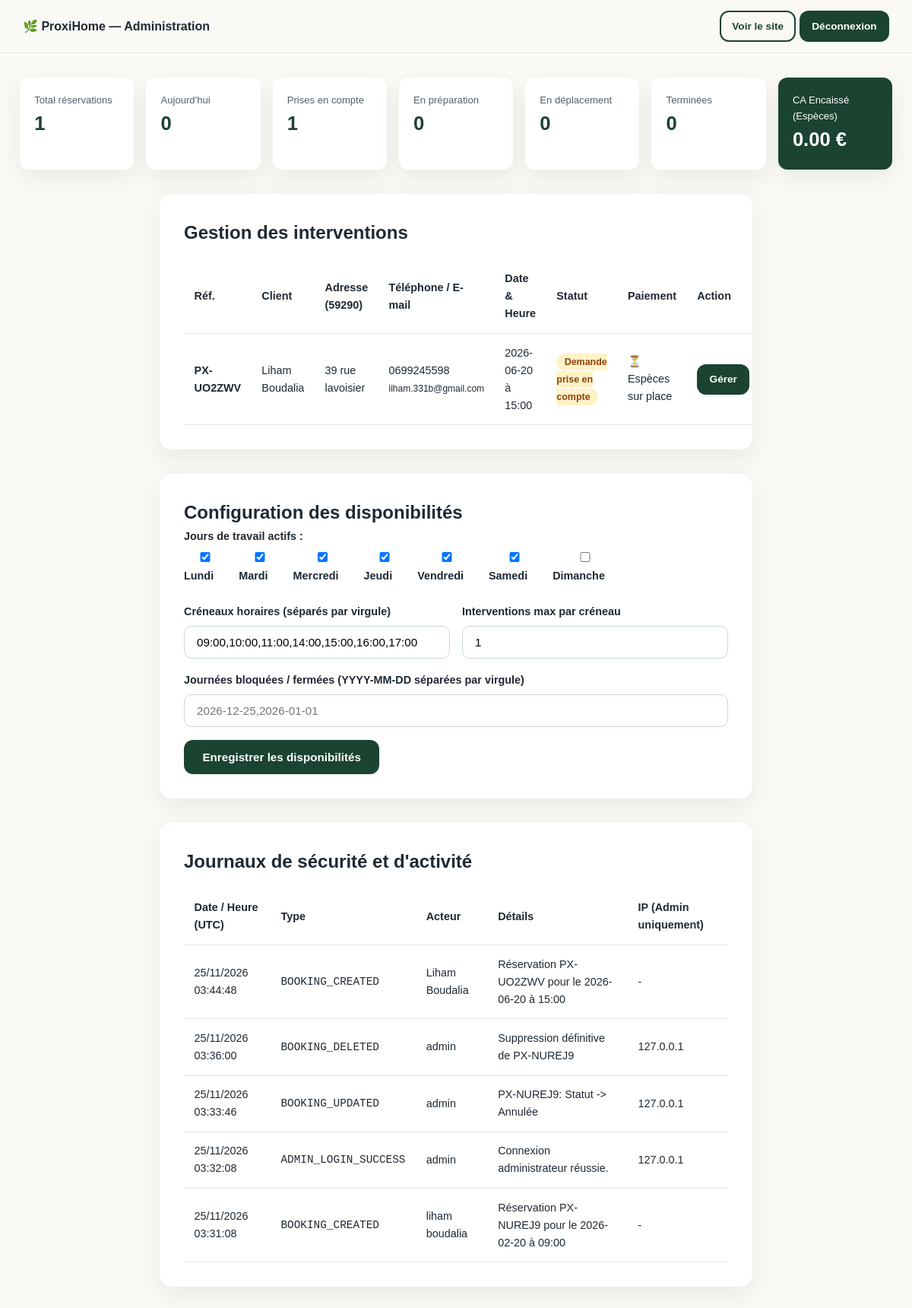
/admin/ (signed in), run on the app's committed database.
### app/models.py (models this page shows)
class Booking(db.Model):
    __tablename__ = 'bookings'
    id = db.Column(db.Integer, primary_key=True)
    reference = db.Column(db.String(20), unique=True, nullable=False, index=True)
    last_name = db.Column(db.String(100), nullable=False)
    first_name = db.Column(db.String(100), nullable=False)
    address = db.Column(db.String(255), nullable=False)
    postal_code = db.Column(db.String(10), nullable=False, default='59290')
    city = db.Column(db.String(50), nullable=False, default='Wasquehal')
    email = db.Column(db.String(120), nullable=False)
    phone = db.Column(db.String(20), nullable=False)
    booking_date = db.Column(db.String(10), nullable=False)  # YYYY-MM-DD
    booking_time = db.Column(db.String(5), nullable=False)   # HH:MM
    status = db.Column(db.Integer, default=1, nullable=False)
    price = db.Column(db.Float, default=10.0, nullable=False)
    payment_method = db.Column(db.String(50), default='Espèces sur place', nullable=False)
    payment_received = db.Column(db.Boolean, default=False, nullable=False)
    internal_notes = db.Column(db.Text, default='')
    created_at = db.Column(db.DateTime, default=datetime.utcnow)
    step1_at = db.Column(db.DateTime, default=datetime.utcnow)
    step2_at = db.Column(db.DateTime, nullable=True)
    step3_at = db.Column(db.DateTime, nullable=True)
    step4_at = db.Column(db.DateTime, nullable=True)
    history = db.relationship('BookingHistory', backref='booking', lazy=True, cascade="all, delete-orphan")
    @property
    def status_label(self):
        labels = {
            0: "Annulée",
            1: "Demande prise en compte",
            2: "Préparation de l'intervention",
            3: "Équipe en déplacement",
            4: "Intervention terminée"
        }
        return labels.get(self.status, "Inconnu")

class AvailabilityConfig(db.Model):
    __tablename__ = 'availability_config'
    id = db.Column(db.Integer, primary_key=True)
    working_days = db.Column(db.String(50), default="0,1,2,3,4,5")
    time_slots = db.Column(db.String(255), default="09:00,10:00,11:00,14:00,15:00,16:00,17:00")
    max_per_slot = db.Column(db.Integer, default=1)
    blocked_dates = db.Column(db.Text, default="")  # Séparées par des virgules YYYY-MM-DD

class SecurityLog(db.Model):
    __tablename__ = 'security_logs'
    id = db.Column(db.Integer, primary_key=True)
    timestamp = db.Column(db.DateTime, default=datetime.utcnow)
    event_type = db.Column(db.String(50), nullable=False)
    actor = db.Column(db.String(64), nullable=False)
    details = db.Column(db.String(255), nullable=False)
    ip_address = db.Column(db.String(45), nullable=True)

### app/routes/admin.py (the view)
@admin_bp.route('/')
@login_required
def dashboard():
    bookings = Booking.query.order_by(Booking.created_at.desc()).all()
    today_str = date.today().strftime('%Y-%m-%d')
    stats = {
        'total': len(bookings),
        'pending': sum(1 for b in bookings if b.status == 1),
        'preparing': sum(1 for b in bookings if b.status == 2),
        'moving': sum(1 for b in bookings if b.status == 3),
        'completed': sum(1 for b in bookings if b.status == 4),
        'revenue': sum(b.price for b in bookings if b.status == 4 and b.payment_received),
        'today': sum(1 for b in bookings if b.booking_date == today_str and b.status != 0)
    }
    config = AvailabilityConfig.query.first()
    logs = SecurityLog.query.order_by(SecurityLog.timestamp.desc()).limit(30).all()
    return render_template(
        'admin/dashboard.html',
        bookings=bookings,
        stats=stats,
        config=config,
        logs=logs
    )

### app/models.py (called while the page is built)
@login_manager.user_loader
def load_user(user_id):
    return AdminUser.query.get(int(user_id))

### app/templates/admin/dashboard.html (shortened to what this page needs)
<!DOCTYPE html>
<html lang="fr">
<head>
    <link rel="stylesheet" href="{{ url_for('static', filename='css/style.css') }}">
</head>
<body class="admin-body">
    <header class="navbar">
        <div class="container nav-container">
            <strong>🌿 ProxiHome — Administration</strong>
            <div>
                <a href="{{ url_for('main.index') }}" target="_blank" class="btn btn-outline btn-sm">Voir le site</a>
                <a href="{{ url_for('admin.logout') }}" class="btn btn-primary btn-sm">Déconnexion</a>
            </div>
        </div>
    </header>
    <div class="container" style="padding: 2rem 1rem;">
        <div class="stats-grid">
            <div class="stat-card"><span>Total réservations</span><strong>{{ stats.total }}</strong></div>
            <div class="stat-card"><span>Aujourd'hui</span><strong>{{ stats.today }}</strong></div>
            <div class="stat-card"><span>Prises en compte</span><strong>{{ stats.pending }}</strong></div>
            <div class="stat-card"><span>En préparation</span><strong>{{ stats.preparing }}</strong></div>
            <div class="stat-card"><span>En déplacement</span><strong>{{ stats.moving }}</strong></div>
            <div class="stat-card"><span>Terminées</span><strong>{{ stats.completed }}</strong></div>
            <div class="stat-card highlight"><span>CA Encaissé (Espèces)</span><strong>{{ "%.2f"|format(stats.revenue) }} €</strong></div>
        </div>
        <div class="booking-card" style="margin-top: 2rem; overflow-x: auto;">
            <h2>Gestion des interventions</h2>
            <table class="admin-table">
                <thead>
                    <tr>
                        <th>Réf.</th>
                        <th>Client</th>
                        <th>Adresse (59290)</th>
                        <th>Téléphone / E-mail</th>
                        <th>Date & Heure</th>
                        <th>Statut</th>
                        <th>Paiement</th>
                        <th>Action</th>
                    </tr>
                </thead>
                <tbody>
                    {% for b in bookings %}
                    <tr>
                        <td><strong>{{ b.reference }}</strong></td>
                        <td>{{ b.first_name }} {{ b.last_name }}</td>
                        <td>{{ b.address }}</td>
                        <td>{{ b.phone }}<br><small>{{ b.email }}</small></td>
                        <td>{{ b.booking_date }} à {{ b.booking_time }}</td>
                        <td><span class="status-pill status-{{ b.status }}">{{ b.status_label }}</span></td>
                        <td>{{ '✅ 10 € Reçu' if b.payment_received else '⏳ Espèces sur place' }}</td>
                        <td>
                            <a href="{{ url_for('admin.order_detail', booking_id=b.id) }}" class="btn btn-primary btn-sm">Gérer</a>
                        </td>
                    </tr>
                    {% else %}
                    <tr><td colspan="8" class="text-center">Aucune réservation enregistrée pour le moment.</td></tr>
                    {% endfor %}
                </tbody>
            </table>
        </div>
        <div class="booking-card" style="margin-top: 2rem;">
            <h2>Configuration des disponibilités</h2>
            <form method="POST" action="{{ url_for('admin.update_availability') }}">
                <div class="form-group">
                    <label>Jours de travail actifs :</label>
                    <div class="days-checkboxes">
                        {% set active_days = config.working_days.split(',') %}
                        {% for idx, name in [('0','Lundi'),('1','Mardi'),('2','Mercredi'),('3','Jeudi'),('4','Vendredi'),('5','Samedi'),('6','Dimanche')] %}
                        <label><input type="checkbox" name="working_days" value="{{ idx }}" {{ 'checked' if idx in active_days else '' }}> {{ name }}</label>
                        {% endfor %}
                    </div>
                </div>
                <div class="form-grid">
                    <div class="form-group">
                        <label>Créneaux horaires (séparés par virgule)</label>
                        <input type="text" name="time_slots" value="{{ config.time_slots }}">
                    </div>
                    <div class="form-group">
                        <label>Interventions max par créneau</label>
                        <input type="number" name="max_per_slot" min="1" max="10" value="{{ config.max_per_slot }}">
                    </div>
                </div>
                <div class="form-group">
                    <label>Journées bloquées / fermées (YYYY-MM-DD séparées par virgule)</label>
                    <input type="text" name="blocked_dates" value="{{ config.blocked_dates }}" placeholder="2026-12-25,2026-01-01">
                </div>
                <button type="submit" class="btn btn-primary">Enregistrer les disponibilités</button>
            </form>
        </div>
        <div class="booking-card" style="margin-top: 2rem; overflow-x: auto;">
            <h2>Journaux de sécurité et d'activité</h2>
            <table class="admin-table">
                <thead>
                    <tr>
                        <th>Date / Heure (UTC)</th>
                        <th>Type</th>
                        <th>Acteur</th>
                        <th>Détails</th>
                        <th>IP (Admin uniquement)</th>
                    </tr>
                </thead>
                <tbody>
                    {% for log in logs %}
                    <tr>
                        <td>{{ log.timestamp.strftime('%d/%m/%Y %H:%M:%S') }}</td>
                        <td><code>{{ log.event_type }}</code></td>
                        <td>{{ log.actor }}</td>
                        <td>{{ log.details }}</td>
                        <td>{{ log.ip_address or '-' }}</td>
                    </tr>
                    {% endfor %}
                </tbody>
            </table>
        </div>
    </div>
</body>
</html>

### app/static/css/style.css (style rules this page uses)
:root { --forest: #1b4332; --natural: #2d6a4f; --sage: #74c69d; --sage-light: #d8f3dc; --offwhite: #faf9f6; --beige: #f3efe6; --text-dark: #1f2933; --text-muted: #52606d; --white: #ffffff; --shadow: 0 10px 30px rgba(27, 67, 50, 0.08); --radius: 16px; }
* { box-sizing: border-box; margin: 0; padding: 0; }
body { font-family: 'Plus Jakarta Sans', sans-serif; background-color: var(--offwhite); color: var(--text-dark); line-height: 1.6; }
.container { max-width: 1180px; margin: 0 auto; padding: 0 1.25rem; }
.navbar { background: rgba(250, 249, 246, 0.95); backdrop-filter: blur(10px); border-bottom: 1px solid rgba(45, 106, 79, 0.1); position: sticky; top: 0; z-index: 100; padding: 0.9rem 0; }
.nav-container { display: flex; align-items: center; justify-content: space-between; gap: 1rem; }
.btn { display: inline-flex; align-items: center; justify-content: center; padding: 0.75rem 1.4rem; border-radius: 12px; font-weight: 700; text-decoration: none; cursor: pointer; border: 2px solid transparent; transition: all 0.25s ease; font-family: inherit; font-size: 0.95rem; }
.btn-primary { background: var(--forest); color: var(--white); }
.btn-outline { border-color: var(--forest); color: var(--forest); background: transparent; }
.btn-sm { padding: 0.45rem 0.9rem; font-size: 0.85rem; }
.card, .booking-card { background: var(--white); padding: 2rem; border-radius: var(--radius); box-shadow: var(--shadow); }
.booking-card { max-width: 780px; margin: 0 auto; animation: fadeIn 0.35s ease; }
.form-grid { display: grid; grid-template-columns: 1fr 1fr; gap: 1rem; }
.form-group { margin-bottom: 1.1rem; }
.form-group label { display: block; font-weight: 600; margin-bottom: 0.4rem; font-size: 0.9rem; }
input, select, textarea { width: 100%; padding: 0.75rem 1rem; border: 1.5px solid #cbd5e1; border-radius: 10px; font-family: inherit; font-size: 0.95rem; transition: border-color 0.2s; }
.stats-grid { display: grid; grid-template-columns: repeat(auto-fit, minmax(150px, 1fr)); gap: 1rem; }
.stat-card { background: var(--white); padding: 1.2rem; border-radius: 12px; box-shadow: var(--shadow); }
.stat-card span { display: block; font-size: 0.82rem; color: var(--text-muted); }
.stat-card strong { font-size: 1.6rem; color: var(--forest); }
.stat-card.highlight { background: var(--forest); }
.stat-card.highlight span, .stat-card.highlight strong { color: var(--white); }
.admin-table { width: 100%; border-collapse: collapse; margin-top: 1rem; font-size: 0.9rem; }
.admin-table th, .admin-table td { padding: 0.85rem; border-bottom: 1px solid #e2e8f0; text-align: left; }
.status-pill { padding: 0.25rem 0.65rem; border-radius: 99px; font-size: 0.78rem; font-weight: 700; }
.status-1 { background: #fef3c7; color: #92400e; }
.days-checkboxes { display: flex; flex-wrap: wrap; gap: 1rem; }

### data on the page
Booking: reference "PX-UO2ZWV", first_name "Liham", last_name "Boudalia", address "39 rue lavoisier", phone "0699245598", email "liham.331b@gmail.com", booking_date "2026-06-20", booking_time "15:00", status_label "Demande prise en compte", payment_received "⏳ Espèces sur place"
AvailabilityConfig: time_slots "09:00,10:00,11:00,14:00,15:00,16:00,17:00", max_per_slot "1"
SecurityLog: timestamp "25/11/2026 03:44:48", event_type "BOOKING_CREATED", actor "Liham Boudalia", details "Réservation PX-UO2ZWV pour le 2026-06-20 à 15:00", ip_address "-"
SecurityLog: timestamp "25/11/2026 03:36:00", event_type "BOOKING_DELETED", actor "admin", details "Suppression définitive de PX-NUREJ9", ip_address "127.0.0.1"
SecurityLog: timestamp "25/11/2026 03:33:46", event_type "BOOKING_UPDATED", actor "admin", details "PX-NUREJ9: Statut -> Annulée", ip_address "127.0.0.1"
SecurityLog: timestamp "25/11/2026 03:32:08", event_type "ADMIN_LOGIN_SUCCESS", actor "admin", details "Connexion administrateur réussie.", ip_address "127.0.0.1"
SecurityLog: timestamp "25/11/2026 03:31:08", event_type "BOOKING_CREATED", actor "liham boudalia", details "Réservation PX-NUREJ9 pour le 2026-02-20 à 09:00", ip_address "-"

### other printed values
{{ stats.total }} "1"
{{ stats.today }} "0"
{{ stats.pending }} "1"
{{ stats.preparing }} "0"
{{ stats.moving }} "0"
{{ stats.completed }} "0"
{{ "%.2f"|format(stats.revenue) }} "0.00"
{{ name }} "Lundi" "Mardi" "Mercredi" "Jeudi" "Vendredi" "Samedi" "Dimanche"
